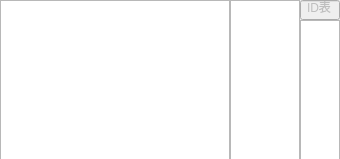
<?xml version="1.0" encoding="UTF-8"?>
<ui version="4.0">
 <class>MonitorDialog</class>
 <widget class="QDialog" name="MonitorDialog">
  <property name="geometry">
   <rect>
    <x>0</x>
    <y>0</y>
    <width>340</width>
    <height>159</height>
   </rect>
  </property>
  <property name="windowTitle">
   <string>Dialog</string>
  </property>
  <widget class="QListWidget" name="lw_fid">
   <property name="geometry">
    <rect>
     <x>230</x>
     <y>0</y>
     <width>70</width>
     <height>160</height>
    </rect>
   </property>
   <property name="verticalScrollBarPolicy">
    <enum>Qt::ScrollBarAlwaysOff</enum>
   </property>
   <property name="horizontalScrollBarPolicy">
    <enum>Qt::ScrollBarAlwaysOff</enum>
   </property>
   <item>
    <property name="text">
     <string/>
    </property>
   </item>
  </widget>
  <widget class="QLineEdit" name="lineEdit">
   <property name="enabled">
    <bool>false</bool>
   </property>
   <property name="geometry">
    <rect>
     <x>300</x>
     <y>0</y>
     <width>40</width>
     <height>20</height>
    </rect>
   </property>
   <property name="text">
    <string>ID表</string>
   </property>
   <property name="alignment">
    <set>Qt::AlignCenter</set>
   </property>
  </widget>
  <widget class="QTextBrowser" name="tbr_id">
   <property name="geometry">
    <rect>
     <x>300</x>
     <y>20</y>
     <width>40</width>
     <height>140</height>
    </rect>
   </property>
  </widget>
  <widget class="QListWidget" name="lw_msg">
   <property name="geometry">
    <rect>
     <x>0</x>
     <y>0</y>
     <width>230</width>
     <height>160</height>
    </rect>
   </property>
   <property name="verticalScrollBarPolicy">
    <enum>Qt::ScrollBarAlwaysOff</enum>
   </property>
   <property name="horizontalScrollBarPolicy">
    <enum>Qt::ScrollBarAlwaysOff</enum>
   </property>
  </widget>
 </widget>
 <resources/>
 <connections/>
</ui>
